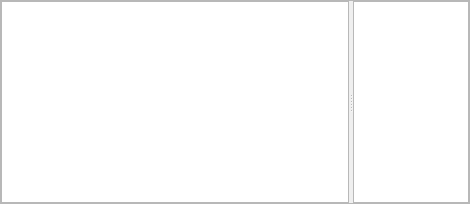
<?xml version="1.0" encoding="UTF-8"?>
<ui version="4.0">
 <class>spectralLibraryView</class>
 <widget class="QFrame" name="spectralLibraryView">
  <property name="geometry">
   <rect>
    <x>0</x>
    <y>0</y>
    <width>470</width>
    <height>204</height>
   </rect>
  </property>
  <property name="windowTitle">
   <string>Frame</string>
  </property>
  <property name="frameShape">
   <enum>QFrame::StyledPanel</enum>
  </property>
  <property name="frameShadow">
   <enum>QFrame::Raised</enum>
  </property>
  <layout class="QVBoxLayout" name="verticalLayout" stretch="0">
   <property name="spacing">
    <number>2</number>
   </property>
   <property name="margin">
    <number>0</number>
   </property>
   <item>
    <widget class="QSplitter" name="splitter">
     <property name="orientation">
      <enum>Qt::Horizontal</enum>
     </property>
     <property name="opaqueResize">
      <bool>false</bool>
     </property>
     <widget class="PlotWidget" name="graphicsView">
      <property name="sizePolicy">
       <sizepolicy hsizetype="Expanding" vsizetype="Expanding">
        <horstretch>3</horstretch>
        <verstretch>0</verstretch>
       </sizepolicy>
      </property>
     </widget>
     <widget class="QTableView" name="tableView">
      <property name="sizePolicy">
       <sizepolicy hsizetype="Expanding" vsizetype="Expanding">
        <horstretch>1</horstretch>
        <verstretch>0</verstretch>
       </sizepolicy>
      </property>
      <property name="dragEnabled">
       <bool>true</bool>
      </property>
      <property name="alternatingRowColors">
       <bool>true</bool>
      </property>
      <property name="selectionMode">
       <enum>QAbstractItemView::ExtendedSelection</enum>
      </property>
      <property name="selectionBehavior">
       <enum>QAbstractItemView::SelectItems</enum>
      </property>
      <property name="sortingEnabled">
       <bool>true</bool>
      </property>
     </widget>
    </widget>
   </item>
  </layout>
 </widget>
 <customwidgets>
  <customwidget>
   <class>PlotWidget</class>
   <extends>QGraphicsView</extends>
   <header>pyqtgraph</header>
  </customwidget>
 </customwidgets>
 <resources/>
 <connections/>
</ui>
